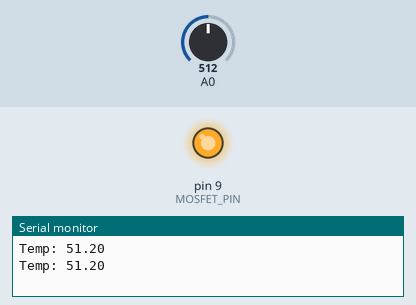
The sketch below on a simulated Arduino Uno, built with avr-gcc and run on an emulated ATmega328P. On the bench: output pins drawn as LEDs (lit = HIGH), the last lines printed to the serial monitor. The inputs (shaded band) are chosen by the test bench; at power-on: A0 = 512.

Above: at 1.8 s.
1.9 s: A0 set to 83
3.4 s: A0 set to 75
At 5.1 s:
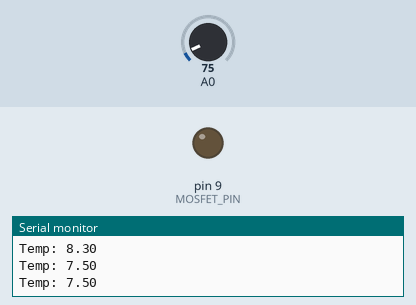
5.5 s: A0 set to 115
7.2 s: A0 set to 128
At 9.2 s:
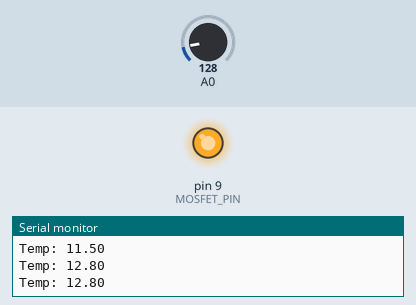
9.5 s: A0 set to 0
At 10.9 s:
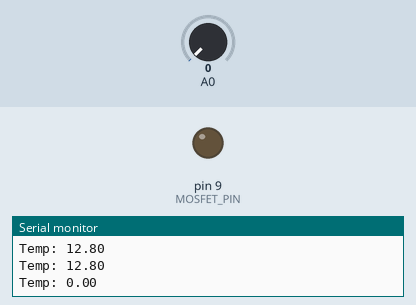
Timing chart, 0 to 12.5 s (numbered marks = the images above; inputs shaded):
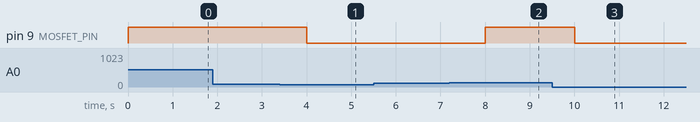

Measured:
- the behaviour switches between 80 and 79 on A0 (found by bisection; images 0 and 1)
- the behaviour switches between 120 and 121 on A0 (found by bisection; images 1 and 2)
- after the input at 3.4 s, pin 9 (MOSFET_PIN): HIGH → LOW after 0.60 s
- after the input at 7.2 s, pin 9 (MOSFET_PIN): LOW → HIGH after 0.80 s
- after the input at 9.5 s, pin 9 (MOSFET_PIN): HIGH → LOW after 0.51 s

The sketch:

example.ino
```cpp
// Implements simple bang-bang (on/off) temperature control with hysteresis using a MOSFET-driven Peltier and a placeholder temperature read function.
//
// Buy this module: https://shillehtek.com/products/peltier-module-tec1-12706-12v-40x40mm
// Full manual: https://shillehtek.com/blogs/shillehtek-product-manuals/peltier-module-tec1-12706-12v-40x40mm-manual
// More examples: https://github.com/shillehbean/shillehtek-examples
//

// TEC1-12706 bang-bang control with hysteresis.
// Wiring: MOSFET gate -> D9 (through ~220R), Peltier red -> +12V,
// Peltier black -> MOSFET drain, MOSFET source -> GND (shared with Arduino).
// Replace readTempC() with your sensor (DS18B20, thermistor, etc.).

const int MOSFET_PIN = 9;
const float TARGET_C   = 10.0;   // desired cold-plate temperature
const float HYSTERESIS = 2.0;    // degrees of swing allowed

float readTempC() {
  // TODO: replace with a real sensor read
  return analogRead(A0) * 0.1;   // placeholder
}

void setup() {
  pinMode(MOSFET_PIN, OUTPUT);
  digitalWrite(MOSFET_PIN, LOW);
  Serial.begin(9600);
}

void loop() {
  float t = readTempC();

  if (t > TARGET_C + HYSTERESIS) {
    digitalWrite(MOSFET_PIN, HIGH);   // cool
  } else if (t < TARGET_C - HYSTERESIS) {
    digitalWrite(MOSFET_PIN, LOW);    // rest
  }

  Serial.print("Temp: ");
  Serial.println(t);
  delay(1000);   // slow loop = gentle cycling
}
```
